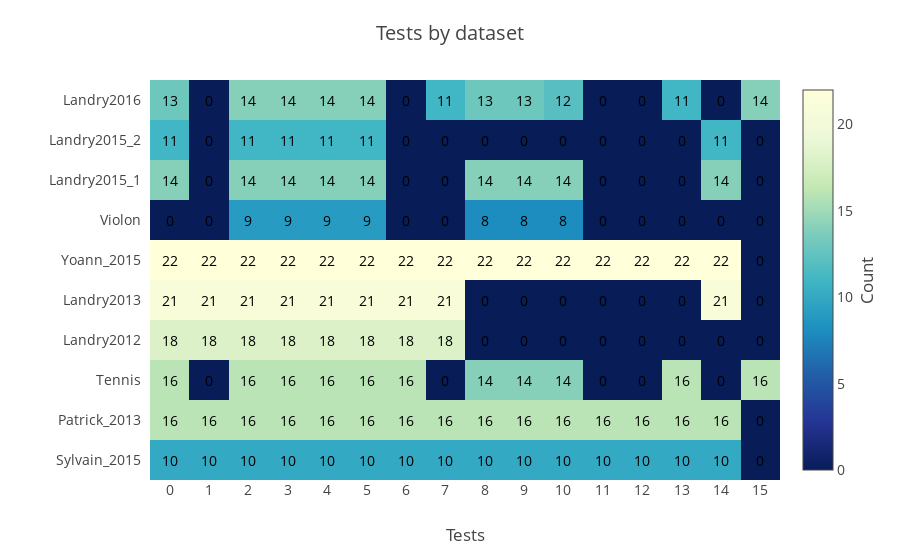

Notebook cell for this chart:
### Markdown cell above
## 4.2. Tests by dataset

### Code cell
muscle_by_dataset = plot_count_by_dataset(
    df_tidy,
    values='muscle',
    index='dataset',
    columns='test',
    ylabel=DATASET_NAMES,
    xtitle='Tests',
    title='Tests by dataset')
py.iplot(muscle_by_dataset, filename='mvc/tests_by_dataset')

### Figure 1 — Plotly figure (JSON) as saved in the notebook; plotly's stock layout.template omitted (floating-point values rounded to 4 significant figures; data arrays with more than 128 entries replaced by an {"elided": "..."} marker saying what was removed)
{"data": [{"colorbar": {"title": "Count", "titleside": "right"}, "colorscale": "YlGnBu", "showscale": true, "type": "heatmap", "x": null, "y": ["Landry2016", "Landry2015_2", "Landry2015_1", "Violon", "Yoann_2015", "Landry2013", "Landry2012", "Tennis", "Patrick_2013", "Sylvain_2015"], "z": {"elided": "10x16 int values"}}], "layout": {"annotations": [{"font": {"color": "#000000"}, "showarrow": false, "text": "13", "x": 0, "xref": "x1", "y": "Landry2016", "yref": "y1"}, {"font": {"color": "#000000"}, "showarrow": false, "text": "0", "x": 1, "xref": "x1", "y": "Landry2016", "yref": "y1"}, {"font": {"color": "#000000"}, "showarrow": false, "text": "14", "x": 2, "xref": "x1", "y": "Landry2016", "yref": "y1"}, {"font": {"color": "#000000"}, "showarrow": false, "text": "14", "x": 3, "xref": "x1", "y": "Landry2016", "yref": "y1"}, {"font": {"color": "#000000"}, "showarrow": false, "text": "14", "x": 4, "xref": "x1", "y": "Landry2016", "yref": "y1"}, {"font": {"color": "#000000"}, "showarrow": false, "text": "14", "x": 5, "xref": "x1", "y": "Landry2016", "yref": "y1"}, {"font": {"color": "#000000"}, "showarrow": false, "text": "0", "x": 6, "xref": "x1", "y": "Landry2016", "yref": "y1"}, {"font": {"color": "#000000"}, "showarrow": false, "text": "11", "x": 7, "xref": "x1", "y": "Landry2016", "yref": "y1"}, {"font": {"color": "#000000"}, "showarrow": false, "text": "13", "x": 8, "xref": "x1", "y": "Landry2016", "yref": "y1"}, {"font": {"color": "#000000"}, "showarrow": false, "text": "13", "x": 9, "xref": "x1", "y": "Landry2016", "yref": "y1"}, {"font": {"color": "#000000"}, "showarrow": false, "text": "12", "x": 10, "xref": "x1", "y": "Landry2016", "yref": "y1"}, {"font": {"color": "#000000"}, "showarrow": false, "text": "0", "x": 11, "xref": "x1", "y": "Landry2016", "yref": "y1"}, {"font": {"color": "#000000"}, "showarrow": false, "text": "0", "x": 12, "xref": "x1", "y": "Landry2016", "yref": "y1"}, {"font": {"color": "#000000"}, "showarrow": false, "text": "11", "x": 13, "xref": "x1", "y": "Landry2016", "yref": "y1"}, {"font": {"color": "#000000"}, "showarrow": false, "text": "0", "x": 14, "xref": "x1", "y": "Landry2016", "yref": "y1"}, {"font": {"color": "#000000"}, "showarrow": false, "text": "14", "x": 15, "xref": "x1", "y": "Landry2016", "yref": "y1"}, {"font": {"color": "#000000"}, "showarrow": false, "text": "11", "x": 0, "xref": "x1", "y": "Landry2015_2", "yref": "y1"}, {"font": {"color": "#000000"}, "showarrow": false, "text": "0", "x": 1, "xref": "x1", "y": "Landry2015_2", "yref": "y1"}, {"font": {"color": "#000000"}, "showarrow": false, "text": "11", "x": 2, "xref": "x1", "y": "Landry2015_2", "yref": "y1"}, {"font": {"color": "#000000"}, "showarrow": false, "text": "11", "x": 3, "xref": "x1", "y": "Landry2015_2", "yref": "y1"}, {"font": {"color": "#000000"}, "showarrow": false, "text": "11", "x": 4, "xref": "x1", "y": "Landry2015_2", "yref": "y1"}, {"font": {"color": "#000000"}, "showarrow": false, "text": "11", "x": 5, "xref": "x1", "y": "Landry2015_2", "yref": "y1"}, {"font": {"color": "#000000"}, "showarrow": false, "text": "0", "x": 6, "xref": "x1", "y": "Landry2015_2", "yref": "y1"}, {"font": {"color": "#000000"}, "showarrow": false, "text": "0", "x": 7, "xref": "x1", "y": "Landry2015_2", "yref": "y1"}, {"font": {"color": "#000000"}, "showarrow": false, "text": "0", "x": 8, "xref": "x1", "y": "Landry2015_2", "yref": "y1"}, {"font": {"color": "#000000"}, "showarrow": false, "text": "0", "x": 9, "xref": "x1", "y": "Landry2015_2", "yref": "y1"}, {"font": {"color": "#000000"}, "showarrow": false, "text": "0", "x": 10, "xref": "x1", "y": "Landry2015_2", "yref": "y1"}, {"font": {"color": "#000000"}, "showarrow": false, "text": "0", "x": 11, "xref": "x1", "y": "Landry2015_2", "yref": "y1"}, {"font": {"color": "#000000"}, "showarrow": false, "text": "0", "x": 12, "xref": "x1", "y": "Landry2015_2", "yref": "y1"}, {"font": {"color": "#000000"}, "showarrow": false, "text": "0", "x": 13, "xref": "x1", "y": "Landry2015_2", "yref": "y1"}, {"font": {"color": "#000000"}, "showarrow": false, "text": "11", "x": 14, "xref": "x1", "y": "Landry2015_2", "yref": "y1"}, {"font": {"color": "#000000"}, "showarrow": false, "text": "0", "x": 15, "xref": "x1", "y": "Landry2015_2", "yref": "y1"}, {"font": {"color": "#000000"}, "showarrow": false, "text": "14", "x": 0, "xref": "x1", "y": "Landry2015_1", "yref": "y1"}, {"font": {"color": "#000000"}, "showarrow": false, "text": "0", "x": 1, "xref": "x1", "y": "Landry2015_1", "yref": "y1"}, {"font": {"color": "#000000"}, "showarrow": false, "text": "14", "x": 2, "xref": "x1", "y": "Landry2015_1", "yref": "y1"}, {"font": {"color": "#000000"}, "showarrow": false, "text": "14", "x": 3, "xref": "x1", "y": "Landry2015_1", "yref": "y1"}, {"font": {"color": "#000000"}, "showarrow": false, "text": "14", "x": 4, "xref": "x1", "y": "Landry2015_1", "yref": "y1"}, {"font": {"color": "#000000"}, "showarrow": false, "text": "14", "x": 5, "xref": "x1", "y": "Landry2015_1", "yref": "y1"}, {"font": {"color": "#000000"}, "showarrow": false, "text": "0", "x": 6, "xref": "x1", "y": "Landry2015_1", "yref": "y1"}, {"font": {"color": "#000000"}, "showarrow": false, "text": "0", "x": 7, "xref": "x1", "y": "Landry2015_1", "yref": "y1"}, {"font": {"color": "#000000"}, "showarrow": false, "text": "14", "x": 8, "xref": "x1", "y": "Landry2015_1", "yref": "y1"}, {"font": {"color": "#000000"}, "showarrow": false, "text": "14", "x": 9, "xref": "x1", "y": "Landry2015_1", "yref": "y1"}, {"font": {"color": "#000000"}, "showarrow": false, "text": "14", "x": 10, "xref": "x1", "y": "Landry2015_1", "yref": "y1"}, {"font": {"color": "#000000"}, "showarrow": false, "text": "0", "x": 11, "xref": "x1", "y": "Landry2015_1", "yref": "y1"}, {"font": {"color": "#000000"}, "showarrow": false, "text": "0", "x": 12, "xref": "x1", "y": "Landry2015_1", "yref": "y1"}, {"font": {"color": "#000000"}, "showarrow": false, "text": "0", "x": 13, "xref": "x1", "y": "Landry2015_1", "yref": "y1"}, {"font": {"color": "#000000"}, "showarrow": false, "text": "14", "x": 14, "xref": "x1", "y": "Landry2015_1", "yref": "y1"}, {"font": {"color": "#000000"}, "showarrow": false, "text": "0", "x": 15, "xref": "x1", "y": "Landry2015_1", "yref": "y1"}, {"font": {"color": "#000000"}, "showarrow": false, "text": "0", "x": 0, "xref": "x1", "y": "Violon", "yref": "y1"}, {"font": {"color": "#000000"}, "showarrow": false, "text": "0", "x": 1, "xref": "x1", "y": "Violon", "yref": "y1"}, {"font": {"color": "#000000"}, "showarrow": false, "text": "9", "x": 2, "xref": "x1", "y": "Violon", "yref": "y1"}, {"font": {"color": "#000000"}, "showarrow": false, "text": "9", "x": 3, "xref": "x1", "y": "Violon", "yref": "y1"}, {"font": {"color": "#000000"}, "showarrow": false, "text": "9", "x": 4, "xref": "x1", "y": "Violon", "yref": "y1"}, {"font": {"color": "#000000"}, "showarrow": false, "text": "9", "x": 5, "xref": "x1", "y": "Violon", "yref": "y1"}, {"font": {"color": "#000000"}, "showarrow": false, "text": "0", "x": 6, "xref": "x1", "y": "Violon", "yref": "y1"}, {"font": {"color": "#000000"}, "showarrow": false, "text": "0", "x": 7, "xref": "x1", "y": "Violon", "yref": "y1"}, {"font": {"color": "#000000"}, "showarrow": false, "text": "8", "x": 8, "xref": "x1", "y": "Violon", "yref": "y1"}, {"font": {"color": "#000000"}, "showarrow": false, "text": "8", "x": 9, "xref": "x1", "y": "Violon", "yref": "y1"}, {"font": {"color": "#000000"}, "showarrow": false, "text": "8", "x": 10, "xref": "x1", "y": "Violon", "yref": "y1"}, {"font": {"color": "#000000"}, "showarrow": false, "text": "0", "x": 11, "xref": "x1", "y": "Violon", "yref": "y1"}, {"font": {"color": "#000000"}, "showarrow": false, "text": "0", "x": 12, "xref": "x1", "y": "Violon", "yref": "y1"}, {"font": {"color": "#000000"}, "showarrow": false, "text": "0", "x": 13, "xref": "x1", "y": "Violon", "yref": "y1"}, {"font": {"color": "#000000"}, "showarrow": false, "text": "0", "x": 14, "xref": "x1", "y": "Violon", "yref": "y1"}, {"font": {"color": "#000000"}, "showarrow": false, "text": "0", "x": 15, "xref": "x1", "y": "Violon", "yref": "y1"}, {"font": {"color": "#000000"}, "showarrow": false, "text": "22", "x": 0, "xref": "x1", "y": "Yoann_2015", "yref": "y1"}, {"font": {"color": "#000000"}, "showarrow": false, "text": "22", "x": 1, "xref": "x1", "y": "Yoann_2015", "yref": "y1"}, {"font": {"color": "#000000"}, "showarrow": false, "text": "22", "x": 2, "xref": "x1", "y": "Yoann_2015", "yref": "y1"}, {"font": {"color": "#000000"}, "showarrow": false, "text": "22", "x": 3, "xref": "x1", "y": "Yoann_2015", "yref": "y1"}, {"font": {"color": "#000000"}, "showarrow": false, "text": "22", "x": 4, "xref": "x1", "y": "Yoann_2015", "yref": "y1"}, {"font": {"color": "#000000"}, "showarrow": false, "text": "22", "x": 5, "xref": "x1", "y": "Yoann_2015", "yref": "y1"}, {"font": {"color": "#000000"}, "showarrow": false, "text": "22", "x": 6, "xref": "x1", "y": "Yoann_2015", "yref": "y1"}, {"font": {"color": "#000000"}, "showarrow": false, "text": "22", "x": 7, "xref": "x1", "y": "Yoann_2015", "yref": "y1"}, {"font": {"color": "#000000"}, "showarrow": false, "text": "22", "x": 8, "xref": "x1", "y": "Yoann_2015", "yref": "y1"}, {"font": {"color": "#000000"}, "showarrow": false, "text": "22", "x": 9, "xref": "x1", "y": "Yoann_2015", "yref": "y1"}, {"font": {"color": "#000000"}, "showarrow": false, "text": "22", "x": 10, "xref": "x1", "y": "Yoann_2015", "yref": "y1"}, {"font": {"color": "#000000"}, "showarrow": false, "text": "22", "x": 11, "xref": "x1", "y": "Yoann_2015", "yref": "y1"}, {"font": {"color": "#000000"}, "showarrow": false, "text": "22", "x": 12, "xref": "x1", "y": "Yoann_2015", "yref": "y1"}, {"font": {"color": "#000000"}, "showarrow": false, "text": "22", "x": 13, "xref": "x1", "y": "Yoann_2015", "yref": "y1"}, {"font": {"color": "#000000"}, "showarrow": false, "text": "22", "x": 14, "xref": "x1", "y": "Yoann_2015", "yref": "y1"}, {"font": {"color": "#000000"}, "showarrow": false, "text": "0", "x": 15, "xref": "x1", "y": "Yoann_2015", "yref": "y1"}, {"font": {"color": "#000000"}, "showarrow": false, "text": "21", "x": 0, "xref": "x1", "y": "Landry2013", "yref": "y1"}, {"font": {"color": "#000000"}, "showarrow": false, "text": "21", "x": 1, "xref": "x1", "y": "Landry2013", "yref": "y1"}, {"font": {"color": "#000000"}, "showarrow": false, "text": "21", "x": 2, "xref": "x1", "y": "Landry2013", "yref": "y1"}, {"font": {"color": "#000000"}, "showarrow": false, "text": "21", "x": 3, "xref": "x1", "y": "Landry2013", "yref": "y1"}, {"font": {"color": "#000000"}, "showarrow": false, "text": "21", "x": 4, "xref": "x1", "y": "Landry2013", "yref": "y1"}, {"font": {"color": "#000000"}, "showarrow": false, "text": "21", "x": 5, "xref": "x1", "y": "Landry2013", "yref": "y1"}, {"font": {"color": "#000000"}, "showarrow": false, "text": "21", "x": 6, "xref": "x1", "y": "Landry2013", "yref": "y1"}, {"font": {"color": "#000000"}, "showarrow": false, "text": "21", "x": 7, "xref": "x1", "y": "Landry2013", "yref": "y1"}, {"font": {"color": "#000000"}, "showarrow": false, "text": "0", "x": 8, "xref": "x1", "y": "Landry2013", "yref": "y1"}, {"font": {"color": "#000000"}, "showarrow": false, "text": "0", "x": 9, "xref": "x1", "y": "Landry2013", "yref": "y1"}, {"font": {"color": "#000000"}, "showarrow": false, "text": "0", "x": 10, "xref": "x1", "y": "Landry2013", "yref": "y1"}, {"font": {"color": "#000000"}, "showarrow": false, "text": "0", "x": 11, "xref": "x1", "y": "Landry2013", "yref": "y1"}, {"font": {"color": "#000000"}, "showarrow": false, "text": "0", "x": 12, "xref": "x1", "y": "Landry2013", "yref": "y1"}, {"font": {"color": "#000000"}, "showarrow": false, "text": "0", "x": 13, "xref": "x1", "y": "Landry2013", "yref": "y1"}, {"font": {"color": "#000000"}, "showarrow": false, "text": "21", "x": 14, "xref": "x1", "y": "Landry2013", "yref": "y1"}, {"font": {"color": "#000000"}, "showarrow": false, "text": "0", "x": 15, "xref": "x1", "y": "Landry2013", "yref": "y1"}, {"font": {"color": "#000000"}, "showarrow": false, "text": "18", "x": 0, "xref": "x1", "y": "Landry2012", "yref": "y1"}, {"font": {"color": "#000000"}, "showarrow": false, "text": "18", "x": 1, "xref": "x1", "y": "Landry2012", "yref": "y1"}, {"font": {"color": "#000000"}, "showarrow": false, "text": "18", "x": 2, "xref": "x1", "y": "Landry2012", "yref": "y1"}, {"font": {"color": "#000000"}, "showarrow": false, "text": "18", "x": 3, "xref": "x1", "y": "Landry2012", "yref": "y1"}, {"font": {"color": "#000000"}, "showarrow": false, "text": "18", "x": 4, "xref": "x1", "y": "Landry2012", "yref": "y1"}, {"font": {"color": "#000000"}, "showarrow": false, "text": "18", "x": 5, "xref": "x1", "y": "Landry2012", "yref": "y1"}, {"font": {"color": "#000000"}, "showarrow": false, "text": "18", "x": 6, "xref": "x1", "y": "Landry2012", "yref": "y1"}, {"font": {"color": "#000000"}, "showarrow": false, "text": "18", "x": 7, "xref": "x1", "y": "Landry2012", "yref": "y1"}, {"font": {"color": "#000000"}, "showarrow": false, "text": "0", "x": 8, "xref": "x1", "y": "Landry2012", "yref": "y1"}, {"font": {"color": "#000000"}, "showarrow": false, "text": "0", "x": 9, "xref": "x1", "y": "Landry2012", "yref": "y1"}, {"font": {"color": "#000000"}, "showarrow": false, "text": "0", "x": 10, "xref": "x1", "y": "Landry2012", "yref": "y1"}, {"font": {"color": "#000000"}, "showarrow": false, "text": "0", "x": 11, "xref": "x1", "y": "Landry2012", "yref": "y1"}, {"font": {"color": "#000000"}, "showarrow": false, "text": "0", "x": 12, "xref": "x1", "y": "Landry2012", "yref": "y1"}, {"font": {"color": "#000000"}, "showarrow": false, "text": "0", "x": 13, "xref": "x1", "y": "Landry2012", "yref": "y1"}, {"font": {"color": "#000000"}, "showarrow": false, "text": "0", "x": 14, "xref": "x1", "y": "Landry2012", "yref": "y1"}, {"font": {"color": "#000000"}, "showarrow": false, "text": "0", "x": 15, "xref": "x1", "y": "Landry2012", "yref": "y1"}, {"font": {"color": "#000000"}, "showarrow": false, "text": "16", "x": 0, "xref": "x1", "y": "Tennis", "yref": "y1"}, {"font": {"color": "#000000"}, "showarrow": false, "text": "0", "x": 1, "xref": "x1", "y": "Tennis", "yref": "y1"}, {"font": {"color": "#000000"}, "showarrow": false, "text": "16", "x": 2, "xref": "x1", "y": "Tennis", "yref": "y1"}, {"font": {"color": "#000000"}, "showarrow": false, "text": "16", "x": 3, "xref": "x1", "y": "Tennis", "yref": "y1"}, {"font": {"color": "#000000"}, "showarrow": false, "text": "16", "x": 4, "xref": "x1", "y": "Tennis", "yref": "y1"}, {"font": {"color": "#000000"}, "showarrow": false, "text": "16", "x": 5, "xref": "x1", "y": "Tennis", "yref": "y1"}, {"font": {"color": "#000000"}, "showarrow": false, "text": "16", "x": 6, "xref": "x1", "y": "Tennis", "yref": "y1"}, {"font": {"color": "#000000"}, "showarrow": false, "text": "0", "x": 7, "xref": "x1", "y": "Tennis", "yref": "y1"}, {"font": {"color": "#000000"}, "showarrow": false, "text": "14", "x": 8, "xref": "x1", "y": "Tennis", "yref": "y1"}, {"font": {"color": "#000000"}, "showarrow": false, "text": "14", "x": 9, "xref": "x1", "y": "Tennis", "yref": "y1"}, {"font": {"color": "#000000"}, "showarrow": false, "text": "14", "x": 10, "xref": "x1", "y": "Tennis", "yref": "y1"}, {"font": {"color": "#000000"}, "showarrow": false, "text": "0", "x": 11, "xref": "x1", "y": "Tennis", "yref": "y1"}, {"font": {"color": "#000000"}, "showarrow": false, "text": "0", "x": 12, "xref": "x1", "y": "Tennis", "yref": "y1"}, {"font": {"color": "#000000"}, "showarrow": false, "text": "16", "x": 13, "xref": "x1", "y": "Tennis", "yref": "y1"}, {"font": {"color": "#000000"}, "showarrow": false, "text": "0", "x": 14, "xref": "x1", "y": "Tennis", "yref": "y1"}, {"font": {"color": "#000000"}, "showarrow": false, "text": "16", "x": 15, "xref": "x1", "y": "Tennis", "yref": "y1"}, {"font": {"color": "#000000"}, "showarrow": false, "text": "16", "x": 0, "xref": "x1", "y": "Patrick_2013", "yref": "y1"}, {"font": {"color": "#000000"}, "showarrow": false, "text": "16", "x": 1, "xref": "x1", "y": "Patrick_2013", "yref": "y1"}, {"font": {"color": "#000000"}, "showarrow": false, "text": "16", "x": 2, "xref": "x1", "y": "Patrick_2013", "yref": "y1"}, {"font": {"color": "#000000"}, "showarrow": false, "text": "16", "x": 3, "xref": "x1", "y": "Patrick_2013", "yref": "y1"}, {"font": {"color": "#000000"}, "showarrow": false, "text": "16", "x": 4, "xref": "x1", "y": "Patrick_2013", "yref": "y1"}, {"font": {"color": "#000000"}, "showarrow": false, "text": "16", "x": 5, "xref": "x1", "y": "Patrick_2013", "yref": "y1"}, {"font": {"color": "#000000"}, "showarrow": false, "text": "16", "x": 6, "xref": "x1", "y": "Patrick_2013", "yref": "y1"}, {"font": {"color": "#000000"}, "showarrow": false, "text": "16", "x": 7, "xref": "x1", "y": "Patrick_2013", "yref": "y1"}, {"font": {"color": "#000000"}, "showarrow": false, "text": "16", "x": 8, "xref": "x1", "y": "Patrick_2013", "yref": "y1"}, {"font": {"color": "#000000"}, "showarrow": false, "text": "16", "x": 9, "xref": "x1", "y": "Patrick_2013", "yref": "y1"}, {"font": {"color": "#000000"}, "showarrow": false, "text": "16", "x": 10, "xref": "x1", "y": "Patrick_2013", "yref": "y1"}, {"font": {"color": "#000000"}, "showarrow": false, "text": "16", "x": 11, "xref": "x1", "y": "Patrick_2013", "yref": "y1"}, {"font": {"color": "#000000"}, "showarrow": false, "text": "16", "x": 12, "xref": "x1", "y": "Patrick_2013", "yref": "y1"}, {"font": {"color": "#000000"}, "showarrow": false, "text": "16", "x": 13, "xref": "x1", "y": "Patrick_2013", "yref": "y1"}, {"font": {"color": "#000000"}, "showarrow": false, "text": "16", "x": 14, "xref": "x1", "y": "Patrick_2013", "yref": "y1"}, {"font": {"color": "#000000"}, "showarrow": false, "text": "0", "x": 15, "xref": "x1", "y": "Patrick_2013", "yref": "y1"}, {"font": {"color": "#000000"}, "showarrow": false, "text": "10", "x": 0, "xref": "x1", "y": "Sylvain_2015", "yref": "y1"}, {"font": {"color": "#000000"}, "showarrow": false, "text": "10", "x": 1, "xref": "x1", "y": "Sylvain_2015", "yref": "y1"}, {"font": {"color": "#000000"}, "showarrow": false, "text": "10", "x": 2, "xref": "x1", "y": "Sylvain_2015", "yref": "y1"}, {"font": {"color": "#000000"}, "showarrow": false, "text": "10", "x": 3, "xref": "x1", "y": "Sylvain_2015", "yref": "y1"}, {"font": {"color": "#000000"}, "showarrow": false, "text": "10", "x": 4, "xref": "x1", "y": "Sylvain_2015", "yref": "y1"}, {"font": {"color": "#000000"}, "showarrow": false, "text": "10", "x": 5, "xref": "x1", "y": "Sylvain_2015", "yref": "y1"}, {"font": {"color": "#000000"}, "showarrow": false, "text": "10", "x": 6, "xref": "x1", "y": "Sylvain_2015", "yref": "y1"}, {"font": {"color": "#000000"}, "showarrow": false, "text": "10", "x": 7, "xref": "x1", "y": "Sylvain_2015", "yref": "y1"}, {"font": {"color": "#000000"}, "showarrow": false, "text": "10", "x": 8, "xref": "x1", "y": "Sylvain_2015", "yref": "y1"}, {"font": {"color": "#000000"}, "showarrow": false, "text": "10", "x": 9, "xref": "x1", "y": "Sylvain_2015", "yref": "y1"}, {"font": {"color": "#000000"}, "showarrow": false, "text": "10", "x": 10, "xref": "x1", "y": "Sylvain_2015", "yref": "y1"}, {"font": {"color": "#000000"}, "showarrow": false, "text": "10", "x": 11, "xref": "x1", "y": "Sylvain_2015", "yref": "y1"}, {"font": {"color": "#000000"}, "showarrow": false, "text": "10", "x": 12, "xref": "x1", "y": "Sylvain_2015", "yref": "y1"}, {"font": {"color": "#000000"}, "showarrow": false, "text": "10", "x": 13, "xref": "x1", "y": "Sylvain_2015", "yref": "y1"}, {"font": {"color": "#000000"}, "showarrow": false, "text": "10", "x": 14, "xref": "x1", "y": "Sylvain_2015", "yref": "y1"}, {"font": {"color": "#000000"}, "showarrow": false, "text": "0", "x": 15, "xref": "x1", "y": "Sylvain_2015", "yref": "y1"}], "font": {"size": 14}, "hovermode": "closest", "margin": {"b": 80, "l": 150, "pad": 0, "r": 80, "t": 80}, "title": "Tests by dataset", "xaxis": {"dtick": 1, "gridcolor": "rgb(0, 0, 0)", "side": "bottom", "ticks": "", "title": "Tests"}, "yaxis": {"autorange": "reversed", "dtick": 1, "ticks": "", "ticksuffix": "  ", "title": null}}}
